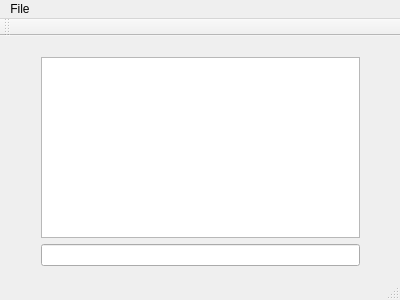
<?xml version="1.0" encoding="UTF-8"?>
<ui version="4.0">
 <class>MainWindow</class>
 <widget class="QMainWindow" name="MainWindow">
  <property name="geometry">
   <rect>
    <x>0</x>
    <y>0</y>
    <width>400</width>
    <height>300</height>
   </rect>
  </property>
  <property name="windowTitle">
   <string>MainWindow</string>
  </property>
  <widget class="QWidget" name="centralWidget">
   <widget class="QWidget" name="verticalLayoutWidget">
    <property name="geometry">
     <rect>
      <x>30</x>
      <y>10</y>
      <width>341</width>
      <height>231</height>
     </rect>
    </property>
    <layout class="QVBoxLayout" name="verticalLayout">
     <item>
      <widget class="QTextBrowser" name="textBrowser"/>
     </item>
     <item>
      <widget class="QLineEdit" name="lineEdit"/>
     </item>
    </layout>
   </widget>
  </widget>
  <widget class="QMenuBar" name="menuBar">
   <property name="geometry">
    <rect>
     <x>0</x>
     <y>0</y>
     <width>400</width>
     <height>22</height>
    </rect>
   </property>
   <widget class="QMenu" name="menuFile">
    <property name="title">
     <string>File</string>
    </property>
    <addaction name="actionSave_Workspace"/>
    <addaction name="actionOpen_Workspace"/>
   </widget>
   <addaction name="menuFile"/>
  </widget>
  <widget class="QToolBar" name="mainToolBar">
   <attribute name="toolBarArea">
    <enum>TopToolBarArea</enum>
   </attribute>
   <attribute name="toolBarBreak">
    <bool>false</bool>
   </attribute>
  </widget>
  <widget class="QStatusBar" name="statusBar"/>
  <action name="actionSave_Workspace">
   <property name="text">
    <string>Save Workspace</string>
   </property>
  </action>
  <action name="actionOpen_Workspace">
   <property name="text">
    <string>Open Workspace</string>
   </property>
  </action>
 </widget>
 <layoutdefault spacing="6" margin="11"/>
 <resources/>
 <connections/>
</ui>
